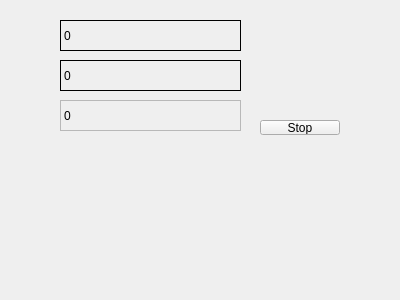
<?xml version="1.0" encoding="UTF-8"?>
<ui version="4.0">
 <class>Widget</class>
 <widget class="QWidget" name="Widget">
  <property name="geometry">
   <rect>
    <x>0</x>
    <y>0</y>
    <width>400</width>
    <height>300</height>
   </rect>
  </property>
  <property name="windowTitle">
   <string>Widget</string>
  </property>
  <widget class="MyLabel" name="label">
   <property name="geometry">
    <rect>
     <x>60</x>
     <y>20</y>
     <width>181</width>
     <height>31</height>
    </rect>
   </property>
   <property name="frameShape">
    <enum>QFrame::Box</enum>
   </property>
   <property name="text">
    <string>0</string>
   </property>
  </widget>
  <widget class="MyLabel" name="label_2">
   <property name="geometry">
    <rect>
     <x>60</x>
     <y>60</y>
     <width>181</width>
     <height>31</height>
    </rect>
   </property>
   <property name="frameShape">
    <enum>QFrame::Box</enum>
   </property>
   <property name="text">
    <string>0</string>
   </property>
  </widget>
  <widget class="MyLabel" name="label_3">
   <property name="geometry">
    <rect>
     <x>60</x>
     <y>100</y>
     <width>181</width>
     <height>31</height>
    </rect>
   </property>
   <property name="frameShape">
    <enum>QFrame::StyledPanel</enum>
   </property>
   <property name="text">
    <string>0</string>
   </property>
  </widget>
  <widget class="QPushButton" name="pushButton">
   <property name="geometry">
    <rect>
     <x>260</x>
     <y>120</y>
     <width>80</width>
     <height>15</height>
    </rect>
   </property>
   <property name="text">
    <string>Stop</string>
   </property>
  </widget>
 </widget>
 <layoutdefault spacing="6" margin="11"/>
 <customwidgets>
  <customwidget>
   <class>MyLabel</class>
   <extends>QLabel</extends>
   <header location="global">mylabel.h</header>
  </customwidget>
 </customwidgets>
 <resources/>
 <connections/>
</ui>
